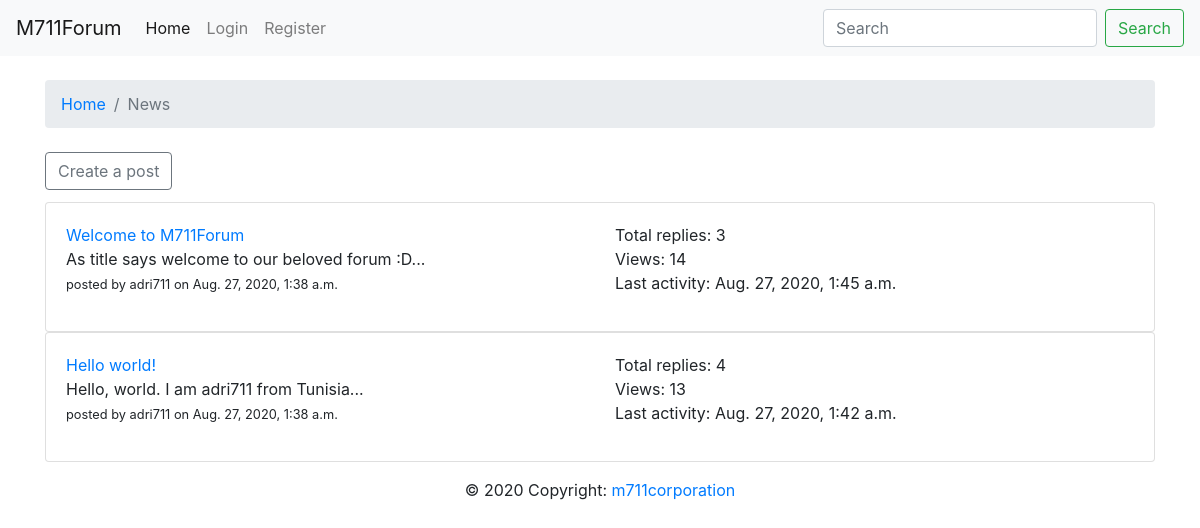
The app's page /forumdisplay/news/, older data.
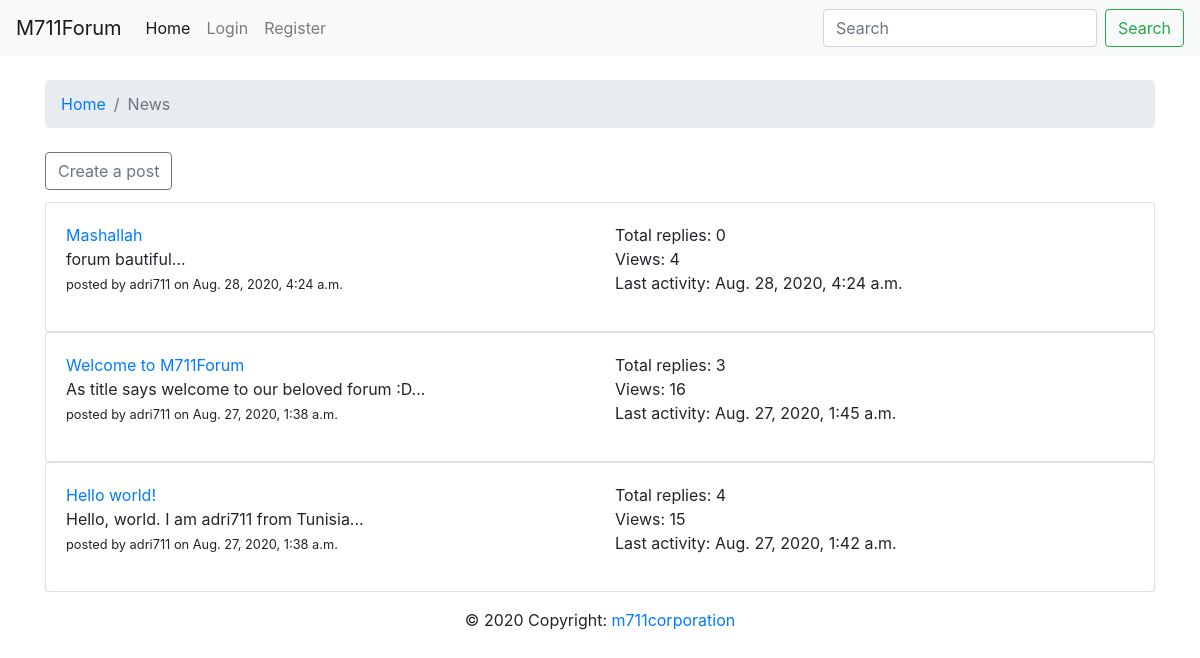
The same page, newer data.
### board/models.py (models this page shows, shortened)
class post(models.Model):
	title = models.CharField(max_length=236)
	content = models.TextField()
	post_board = models.ForeignKey(board, on_delete=models.CASCADE)
	author = models.ForeignKey(User, on_delete=models.CASCADE)
	release_date = models.DateTimeField(auto_now_add=True)
	views = models.IntegerField(default=0)
	last_activity = models.DateTimeField(auto_now_add=True)

### board/views.py (the view)
# urls.py: path('forumdisplay/<slug:boardslug>/', views.forumdisplay, name='forumdisplay'),
def forumdisplay(request, boardslug=None):
	context = { 'board': None }
	if boardslug:
		context['board'] = board.objects.all().filter(slug=boardslug).first()
		if context['board']:
			context['posts'] = post.objects.all().filter(post_board=context['board'])
			context['posts'] = context['posts'].order_by('-last_activity')
			[setattr(eachpost, 'reply_count', len(reply.objects.all().filter(reply_to=eachpost))) for eachpost in context['posts']]
			alter_posts(context['posts'])
		else:
			pass
	else:
		pass
	return render(request, "board/forumdisplay.html", context)

### board/views.py (called while the page is built)
def alter_posts(posts_list):
	for each_post in posts_list:
		each_post.content = each_post.content[:50] + '...'

### board/templates/board/forumdisplay.html
{% extends "board/base.html" %}
{% block content %}
{% if not board %}
<div class='container'>
	<br><div class="alert alert-danger" role="alert">
		<h4>ERROR 404</h4> We could not find a board with the specified slug <a href="{% url 'forum-home' %}">Click here to go to the home page</a>
	</div>
</div>
{% else %}
<div class="container">
<br><nav aria-label="breadcrumb">
  <ol class="breadcrumb">
    <li class="breadcrumb-item"><a href="{% url 'forum-home' %}">Home</a></li>
    <li class="breadcrumb-item active" aria-current="page">{{board.title}}</li>
</ol></nav><br>
<a class="btn btn-outline-secondary" href="{% url 'createpost' board.slug %}" role="button" style='margin-top: -16px; margin-bottom: 12px'>Create a post</a>
{% if posts %}
	{% for post in posts %}
			<div class="card">
			  <div class="card-body">
			  <div class="row">
			    <div class="col-sm">
			    	<a href="{% url 'postdisplay' board.slug post.id %}">{{post.title}}</a><br>{{post.content}}
			   		<p><small>posted by {{post.author.username}} on {{post.release_date}}</small></p>
			    </div>
			    <div class="col-sm">
			     Total replies: {{post.reply_count}} <br>
			     Views: {{post.views}} <br>
				 Last activity: {{post.last_activity}}
			    </div>
			  </div>
			  </div>
			</div>
	{% endfor %}
{% else %}
	<div class='card'>
		<div class='card-body'>This board is empty <a href="{% url 'forum-home' %}">click here</a> to go back to the home-page</div>
	</div>
{% endif %}
</div>
{% endif %}
{% endblock content %}

Row changes from the older to the newer data that the page shows:
added post: title "Mashallah", content "forum bautiful...", author.username "adri711", release_date "Aug. 28, 2020, 4:24 a.m.", reply_count "0", views "4", last_activity "Aug. 28, 2020, 4:24 a.m."
changed post "Welcome to M711Forum": views "14" → "16"
changed post "Hello world!": views "13" → "15"
